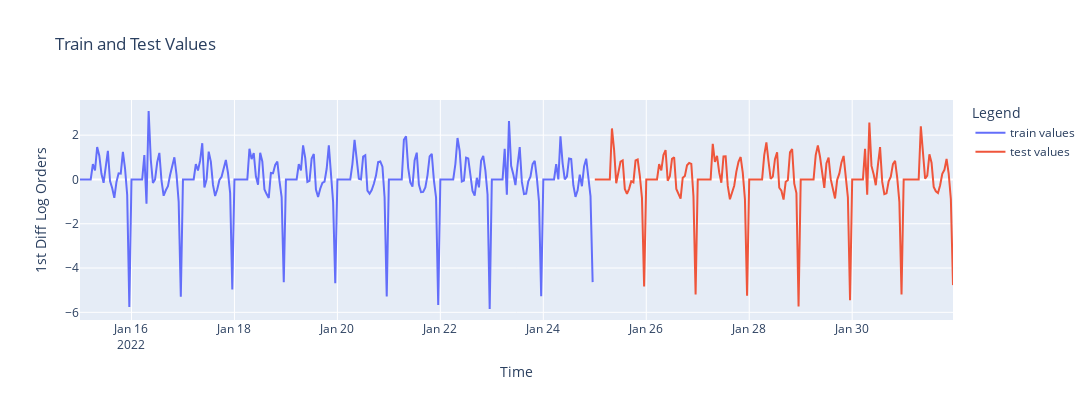

Write notebook code for a chart like this one.
### Code cell
import plotly.graph_objects as go

# Create a figure
fig = go.Figure()

# Add the train values trace
fig.add_trace(go.Scatter(
    x=tr.index[-240:], 
    y=tr['1stdiff_log_orders'].iloc[-240:], 
    mode='lines',
    name='train values'
))

# Add the test values trace
fig.add_trace(go.Scatter(
    x=te.index, 
    y=te['1stdiff_log_orders'], 
    mode='lines',
    name='test values'
))

# Update the layout
fig.update_layout(
    title='Train and Test Values',
    xaxis_title='Time',
    yaxis_title='1st Diff Log Orders',
    legend_title='Legend',
    width=1200,
    height=400
)

# Show the figure
fig.show()

### Figure 1 — Plotly figure (JSON) as saved in the notebook; plotly's stock layout.template omitted (floating-point values rounded to 4 significant figures; data arrays with more than 128 entries replaced by an {"elided": "..."} marker saying what was removed)
{"data": [{"mode": "lines", "name": "train values", "type": "scatter", "x": {"elided": "240 str values"}, "y": {"elided": "240 float values"}}, {"mode": "lines", "name": "test values", "type": "scatter", "x": {"elided": "168 str values"}, "y": {"elided": "168 float values"}}], "layout": {"height": 400, "legend": {"title": {"text": "Legend"}}, "title": {"text": "Train and Test Values"}, "width": 1200, "xaxis": {"title": {"text": "Time"}}, "yaxis": {"title": {"text": "1st Diff Log Orders"}}}}
